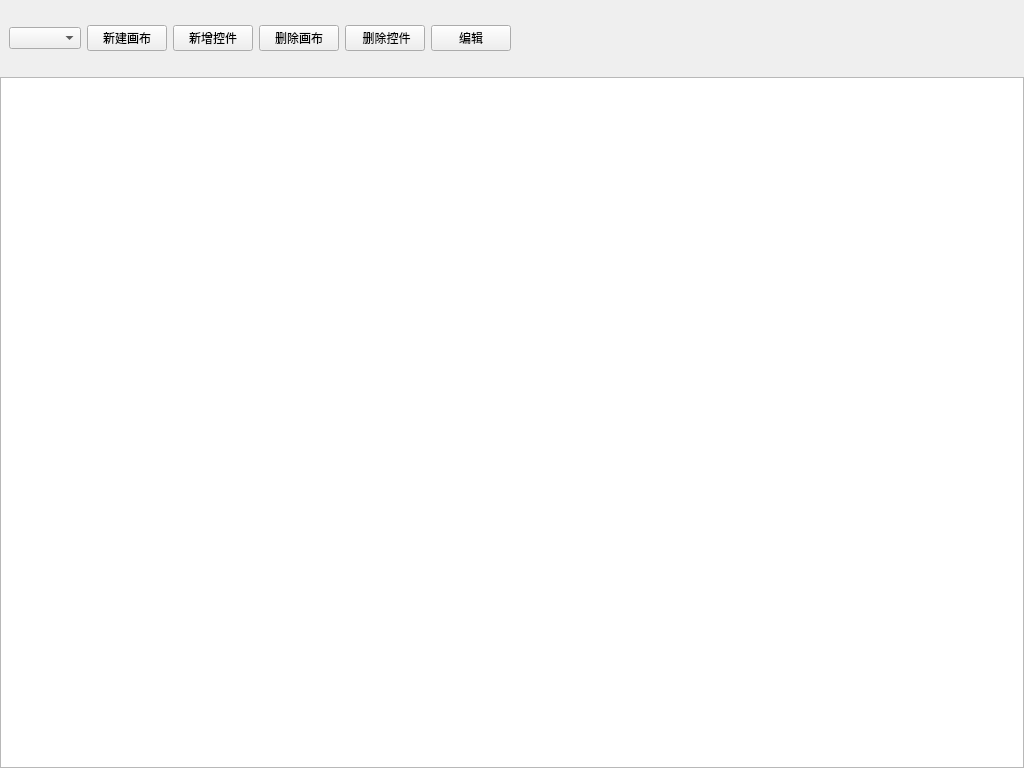
<?xml version="1.0" encoding="UTF-8"?>
<ui version="4.0">
 <class>CustomDash</class>
 <widget class="QMainWindow" name="CustomDash">
  <property name="geometry">
   <rect>
    <x>0</x>
    <y>0</y>
    <width>1024</width>
    <height>768</height>
   </rect>
  </property>
  <property name="windowTitle">
   <string>CustomDash</string>
  </property>
  <widget class="QWidget" name="centralwidget">
   <layout class="QVBoxLayout" name="verticalLayout" stretch="1,9">
    <property name="spacing">
     <number>0</number>
    </property>
    <property name="leftMargin">
     <number>0</number>
    </property>
    <property name="topMargin">
     <number>0</number>
    </property>
    <property name="rightMargin">
     <number>0</number>
    </property>
    <property name="bottomMargin">
     <number>0</number>
    </property>
    <item>
     <widget class="QWidget" name="titleBar" native="true">
      <layout class="QHBoxLayout" name="horizontalLayout">
       <item>
        <widget class="QComboBox" name="canvasList"/>
       </item>
       <item>
        <widget class="QPushButton" name="newCanvasButton">
         <property name="text">
          <string>新建画布</string>
         </property>
        </widget>
       </item>
       <item>
        <widget class="QPushButton" name="addWidgetButton">
         <property name="text">
          <string>新增控件</string>
         </property>
        </widget>
       </item>
       <item>
        <widget class="QPushButton" name="deleteCanvasButton">
         <property name="text">
          <string>删除画布</string>
         </property>
        </widget>
       </item>
       <item>
        <widget class="QPushButton" name="deleteWidgetButton">
         <property name="text">
          <string> 删除控件</string>
         </property>
        </widget>
       </item>
       <item>
        <widget class="QPushButton" name="pushButton">
         <property name="text">
          <string>编辑</string>
         </property>
        </widget>
       </item>
       <item>
        <spacer name="horizontalSpacer">
         <property name="orientation">
          <enum>Qt::Horizontal</enum>
         </property>
         <property name="sizeHint" stdset="0">
          <size>
           <width>40</width>
           <height>20</height>
          </size>
         </property>
        </spacer>
       </item>
      </layout>
     </widget>
    </item>
    <item>
     <widget class="QGraphicsView" name="canvasView">
      <property name="renderHints">
       <set>QPainter::Antialiasing|QPainter::TextAntialiasing</set>
      </property>
     </widget>
    </item>
   </layout>
  </widget>
 </widget>
 <resources/>
 <connections/>
</ui>
